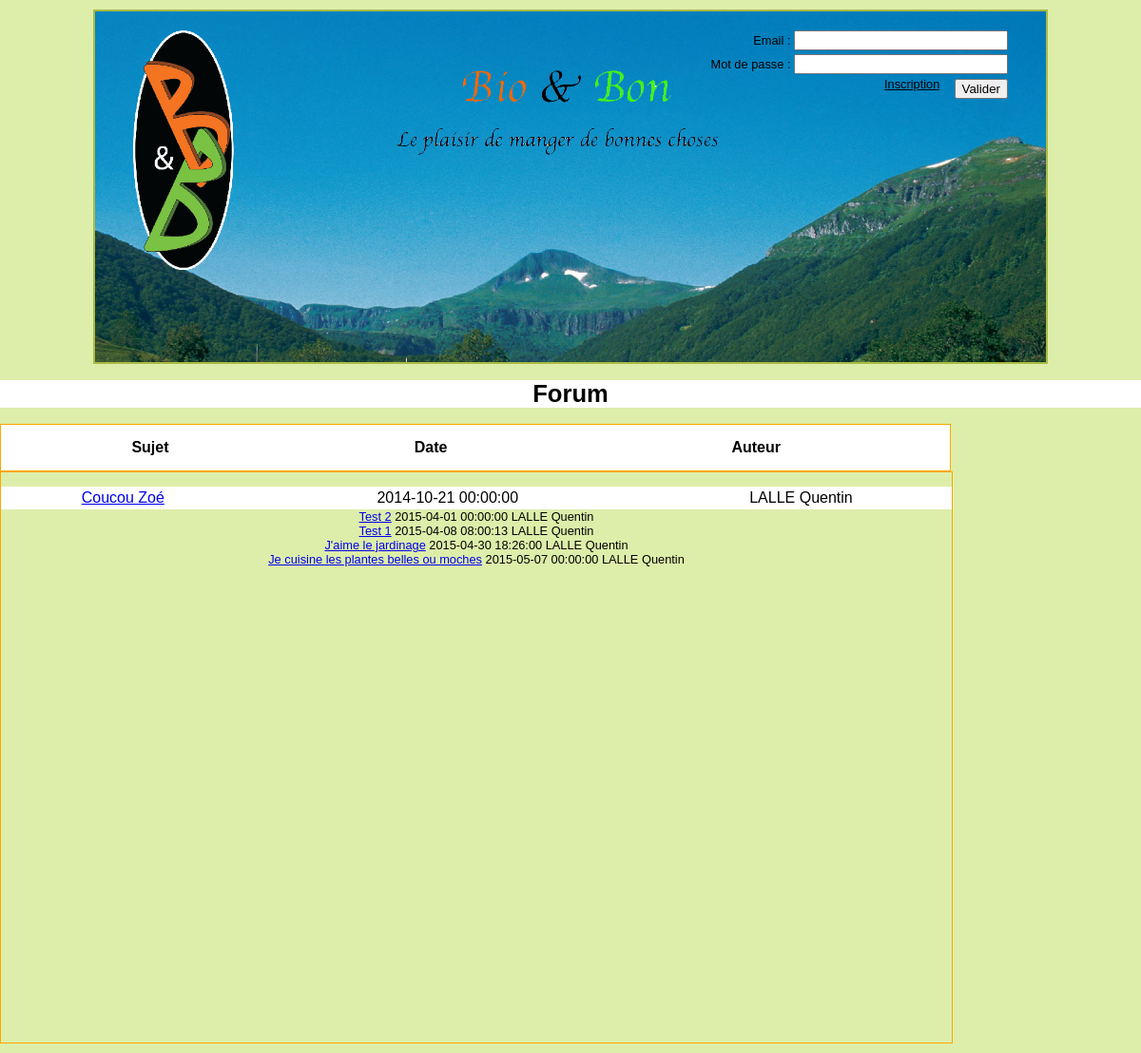
The page /New/Forum.php on the database its author committed.
### tables this page shows
CREATE TABLE IF NOT EXISTS `billet` (
  `billet_id` int(11) NOT NULL,
  `billet_name` varchar(45) DEFAULT NULL,
  `billet_date` datetime DEFAULT NULL,
  `id_user` int(10) unsigned zerofill NOT NULL,
  PRIMARY KEY (`billet_id`),
  KEY `fk_billet_users1_idx` (`id_user`)
);

CREATE TABLE IF NOT EXISTS `users` (
  `user_id` int(10) unsigned zerofill NOT NULL AUTO_INCREMENT,
  `user_name` varchar(45) DEFAULT NULL,
  `user_firstname` varchar(45) DEFAULT NULL,
  `user_post_office_box` varchar(45) DEFAULT NULL,
  `user_city` varchar(45) DEFAULT NULL,
  `user_country` varchar(45) DEFAULT NULL,
  `user_birthday` datetime DEFAULT NULL,
  `user_sales_statistic` int(11) DEFAULT NULL,
  `user_email` varchar(45) DEFAULT NULL,
  `user_password` varchar(45) DEFAULT NULL,
  `user_salt` varchar(45) DEFAULT NULL,
  `user_type` tinyint(1) DEFAULT NULL,
  `date` datetime DEFAULT NULL,
  PRIMARY KEY (`user_id`),
  UNIQUE KEY `user_id_UNIQUE` (`user_id`)
);

### New/Forum.php (the view, shortened to what this page needs)
<?php
include ("PDB.php");
?>
<link rel="stylesheet" href="Forum.css" />
<h1 id="Forum">Forum</h1>
<table style="overflow:auto; height: 50px; width: 1000px; border: 1px solid orange">
	<thead>
       <tr>
           <th align=center><span>Sujet</span></th>
           <th align=center><span>Date</span></th>
           <th align=center><span>Auteur</span></th>
        </tr>
    </thead>
 </table>
<div style="overflow:auto; height: 600px; width: 1000px; border: 1px solid orange">
<table style="width: 100%;">
   <tbody >
       <tr>
		<?php
			$bdd = new PDO('mysql:host=localhost;dbname=mydb2;charset=utf8', 'root', '');
			$reponse = $bdd->query('SELECT * FROM billet INNER JOIN users ON id_user = user_id ORDER BY billet_date ASC');
			while ($donnees = $reponse->fetch())
			{
		?>
			<td align=right><a href="#"><?php echo $donnees['billet_name']; ?></a></td>
			<td align=center><?php echo $donnees['billet_date']; ?></td>
			<td align=center><?php echo $donnees['user_name']; ?> <?php echo $donnees['user_firstname'];?></td></br>
		</tr>
	</tbody>
</table>
    	<?php
			}
		?>

### New/PDB.php (shortened to what this page needs)
<!DOCTYPE html">
<html lang="fr">
  <head>
      <link rel="stylesheet" href="PDB.css" />
  </head>
  <body>
    <div id="conteneur">
      <header>
        <h1 id="header"><a href="Page_d'accueil.php" title="Bio&amp;Bon">Bio&amp;Bon</a></h1>
        <p id="pseudo">
          <label>Email</label> : <input type="text" name="email" size="25"/>
        </p>
        <p id="mdp">
          <label>Mot de passe</label> : <input type="password" name="mdp" size="25" />
        </p>
        <p id="bouton">
          <input type="submit" value="Valider" />
        </p>
        <a id="inscription" href="PageInscription.php">Inscription</a>
      </header>
    </div>
  </body>
</html>

### New/PDB.css (style rules this page uses)
body { margin: 10px 0 ; padding: 0 ; text-align: center ; font: 0.8em "Trebuchet MS", helvetica, sans-serif ; background: #dea ; }
div#conteneur { width: 1000px ; margin: 0 auto ; text-align: left ; border: 2px solid #ab4 ; background: #fff ; background-image:url(vaches2.png); height: 369px; }
h1#header { height: 270px; background: url(Logo.png) no-repeat left top; margin: 0 ; position: relative ; left: 40px ; top: 20px ; }
h1#header a { width: 400px ; height: 150px ; display: block ; background: url(Logo2.png) no-repeat ; position: relative ; left: 250px ; top: 10px ; text-indent: -5000px ; }
header { height: 320px; }
p#pseudo { margin: 0 ; padding-right: 10px ; line-height: 3px ; text-align: right ; color: black ; position:relative; top: -250; right:30; }
p#mdp { margin: 0 ; padding-right: 10px ; line-height: 30px ; text-align: right ; color: black ; position:relative; top:-250; right:30; }
p#bouton { margin: 0 ; padding-right: 10px ; line-height: 30px ; text-align: right; ; color: #8a0 ; position:relative; top:-250; right:30; }
a#inscription { position: relative; top: -273px; right:-830; width: 10px; color: black; }

### New/Forum.css (style rules this page uses)
h1#forum { background-image:url(Fond.png); }
table { background-image:url(Fond.png); }
td, th { text-align: center; }

### rows shown on the page
billet: billet_name "Coucou Zoé", billet_date "2014-10-21 00:00:00", id_user.user_name "LALLE", id_user.user_firstname "Quentin"
billet: billet_name "Test 2", billet_date "2015-04-01 00:00:00", id_user.user_name "LALLE", id_user.user_firstname "Quentin"
billet: billet_name "Test 1", billet_date "2015-04-08 08:00:13", id_user.user_name "LALLE", id_user.user_firstname "Quentin"
billet: billet_name "J'aime le jardinage", billet_date "2015-04-30 18:26:00", id_user.user_name "LALLE", id_user.user_firstname "Quentin"
billet: billet_name "Je cuisine les plantes belles ou moches", billet_date "2015-05-07 00:00:00", id_user.user_name "LALLE", id_user.user_firstname "Quentin"
